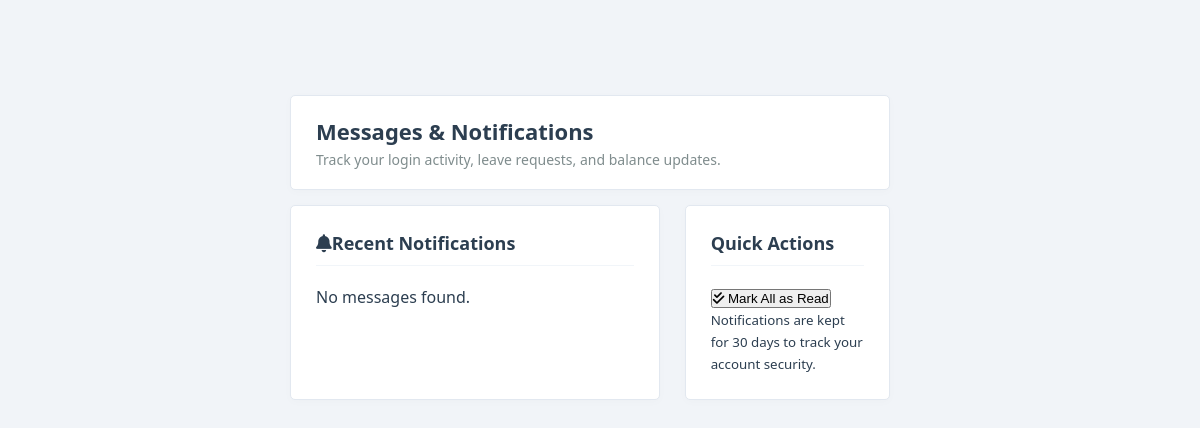
Before: /accounts/hrofficer/messages.php (signed in) with the older database file.
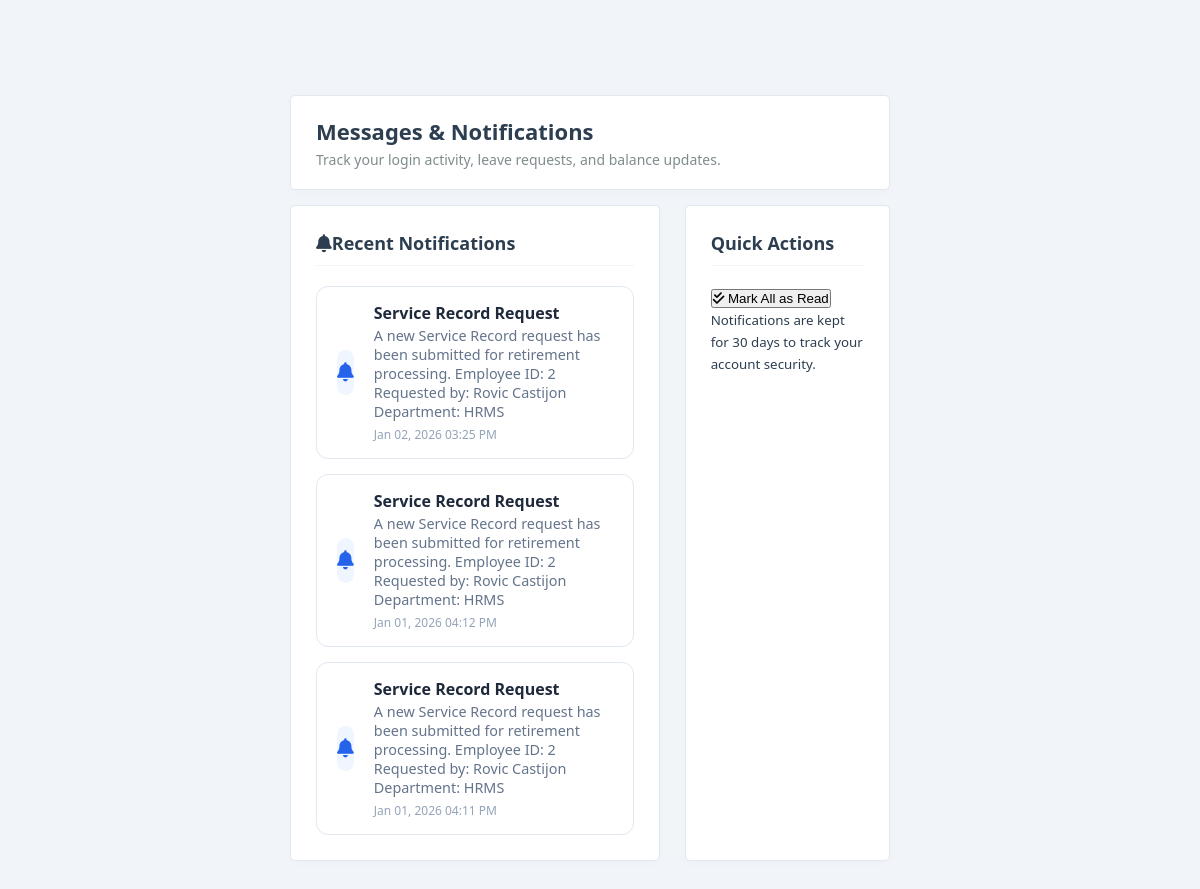
After: the same page with the newer database file.
### tables this page shows
CREATE TABLE `notifications` (
  `notification_id` int(11) NOT NULL,
  `employee_id` int(11) NOT NULL,
  `title` varchar(100) NOT NULL,
  `message` text NOT NULL,
  `type` enum('Login','Leave Application','Leave Approval','Balance Update') DEFAULT 'Login',
  `is_read` tinyint(1) DEFAULT 0,
  `created_at` timestamp NOT NULL DEFAULT current_timestamp()
);

### accounts/hrofficer/messages.php (the view, shortened to what this page needs)
<?php
require_once '../../config/config.php';
$session_emp_id = $_SESSION['employee_id'];
try {
    $stmtNotif = $pdo->prepare("SELECT * FROM notifications WHERE employee_id = ? ORDER BY created_at DESC");
    $stmtNotif->execute([$session_emp_id]);
    $notifications = $stmtNotif->fetchAll(PDO::FETCH_ASSOC);
} catch (PDOException $e) {
    error_log("Error: " . $e->getMessage());
}
?>
<!DOCTYPE html>
<html lang="en">
<head>
    <link rel="stylesheet" href="/HRIS/assets/css/style.css">
    <link rel="stylesheet" href="https://cdnjs.cloudflare.com/ajax/libs/font-awesome/6.5.1/css/all.min.css">
</head>
<body>
    <div class="wrapper">
        <main class="main-content">
            <div class="dashboard-wrapper">
                <div class="welcome-header">
                    <div class="welcome-text">
                        <h1>Messages & Notifications</h1>
                        <p>Track your login activity, leave requests, and balance updates.</p>
                    </div>
                </div>
                <div class="main-dashboard-grid">
                    <div class="feed-container">
                        <div class="content-card">
                            <div class="card-header">
                                <h2><i class="fa-solid fa-bell me-2"></i>Recent Notifications</h2>
                            </div>
                            <div class="p-4">
                                <div class="notif-grid">
                                    <?php if (empty($notifications)): ?>
                                        <p class="text-center text-muted">No messages found.</p>
                                    <?php else: ?>
                                        <?php foreach ($notifications as $n): ?>
                                            <?php
                                                $icon = 'fa-bell'; $class = 'icon-login';
                                            ?>
                                            <div class="notif-card <?= $n['is_read'] ? '' : 'unread' ?>">
                                                <div class="notif-icon <?= $class ?>"><i class="fa-solid <?= $icon ?>"></i></div>
                                                <div class="notif-body">
                                                    <span class="notif-title"><?= htmlspecialchars($n['title']) ?></span>
                                                    <div class="notif-text"><?= htmlspecialchars($n['message']) ?></div>
                                                    <div class="notif-time"><?= date('M d, Y h:i A', strtotime($n['created_at'])) ?></div>
                                                </div>
                                            </div>
                                        <?php endforeach; ?>
                                    <?php endif; ?>
                                </div>
                            </div>
                        </div>
                    </div>
                    <div class="side-info-container">
                        <div class="content-card">
                            <div class="card-header"><h2>Quick Actions</h2></div>
                            <div class="p-3">
                                <button class="btn-dl w-100 mb-2"><i class="fa-solid fa-check-double"></i> Mark All as Read</button>
                                <div class="security-note">
                                    <small class="text-muted">Notifications are kept for 30 days to track your account security.</small>
                                </div>
                            </div>
                        </div>
                    </div>
                </div>
            </div>
        </main>
    </div>
</body>
</html>

Changed rows visible on the page:
added notifications: title "Service Record Request", message "A new Service Record request has been submitted for retirement processing. Employee ID: 2 Requested by: Rovic Castijon Department: HRMS", created_at "Jan 02, 2026 03:25 PM"
added notifications: title "Service Record Request", message "A new Service Record request has been submitted for retirement processing. Employee ID: 2 Requested by: Rovic Castijon Department: HRMS", created_at "Jan 01, 2026 04:12 PM"
added notifications: title "Service Record Request", message "A new Service Record request has been submitted for retirement processing. Employee ID: 2 Requested by: Rovic Castijon Department: HRMS", created_at "Jan 01, 2026 04:11 PM"
Other visible differences:
text no longer shown: "No messages found."
